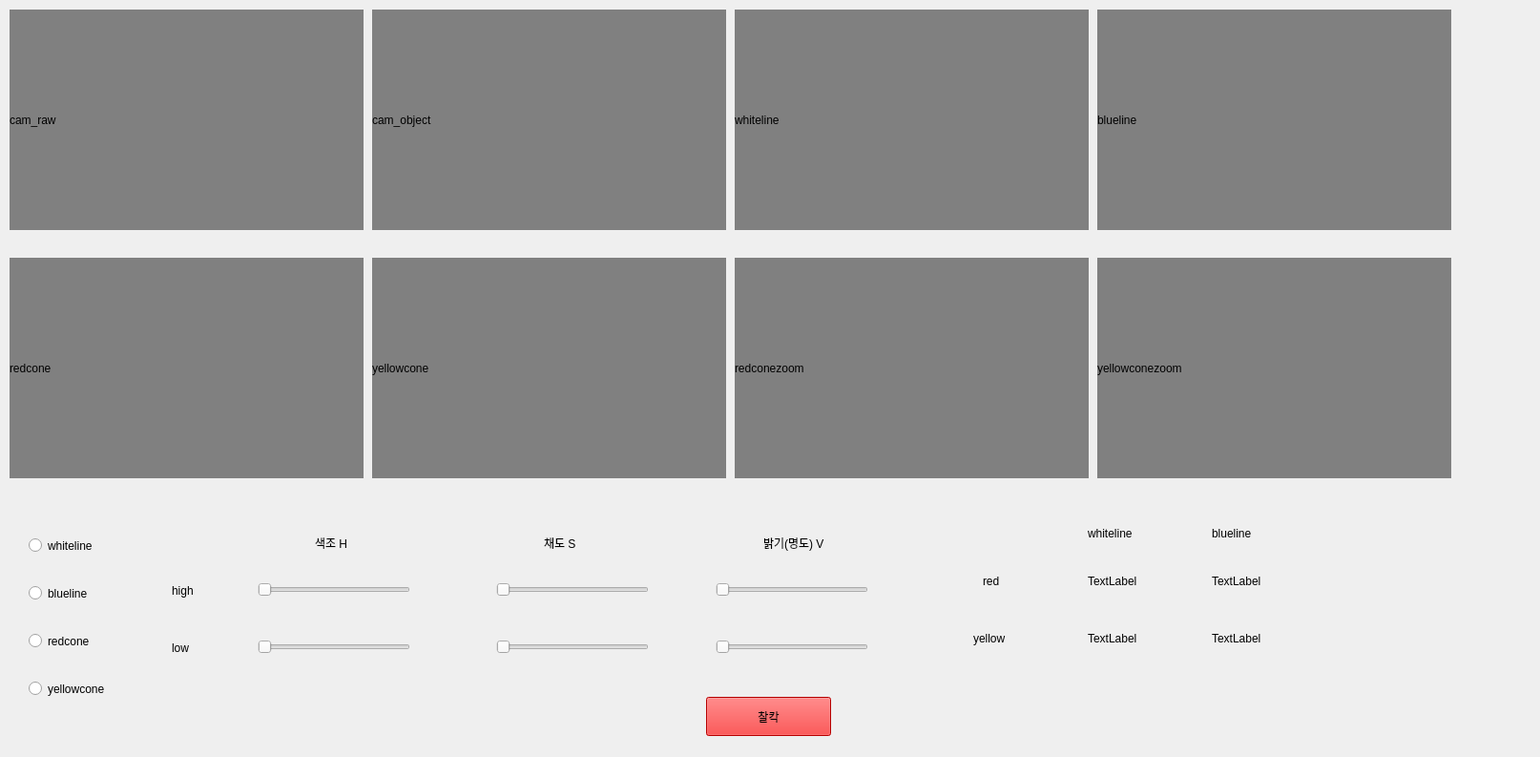
<?xml version="1.0" encoding="UTF-8"?>
<ui version="4.0">
 <class>MainWindowDesign</class>
 <widget class="QMainWindow" name="MainWindowDesign">
  <property name="geometry">
   <rect>
    <x>0</x>
    <y>0</y>
    <width>1614</width>
    <height>793</height>
   </rect>
  </property>
  <property name="windowTitle">
   <string>QRosApp</string>
  </property>
  <property name="windowIcon">
   <iconset resource="../resources/images.qrc">
    <normaloff>:/images/icon.png</normaloff>:/images/icon.png</iconset>
  </property>
  <property name="locale">
   <locale language="English" country="Australia"/>
  </property>
  <widget class="QWidget" name="centralwidget">
   <widget class="QLabel" name="cam_object">
    <property name="geometry">
     <rect>
      <x>390</x>
      <y>10</y>
      <width>371</width>
      <height>231</height>
     </rect>
    </property>
    <property name="styleSheet">
     <string notr="true">QLabel { background-color: grey; }</string>
    </property>
    <property name="text">
     <string>cam_object</string>
    </property>
   </widget>
   <widget class="QLabel" name="whiteline">
    <property name="geometry">
     <rect>
      <x>770</x>
      <y>10</y>
      <width>371</width>
      <height>231</height>
     </rect>
    </property>
    <property name="styleSheet">
     <string notr="true">QLabel { background-color: grey; }</string>
    </property>
    <property name="text">
     <string>whiteline</string>
    </property>
   </widget>
   <widget class="QLabel" name="cam_raw">
    <property name="geometry">
     <rect>
      <x>10</x>
      <y>10</y>
      <width>371</width>
      <height>231</height>
     </rect>
    </property>
    <property name="styleSheet">
     <string notr="true">QLabel { background-color: grey; }</string>
    </property>
    <property name="text">
     <string>cam_raw</string>
    </property>
   </widget>
   <widget class="QLabel" name="redcone">
    <property name="geometry">
     <rect>
      <x>10</x>
      <y>270</y>
      <width>371</width>
      <height>231</height>
     </rect>
    </property>
    <property name="styleSheet">
     <string notr="true">QLabel { background-color: grey; }</string>
    </property>
    <property name="text">
     <string>redcone</string>
    </property>
   </widget>
   <widget class="QLabel" name="yellowcone">
    <property name="geometry">
     <rect>
      <x>390</x>
      <y>270</y>
      <width>371</width>
      <height>231</height>
     </rect>
    </property>
    <property name="styleSheet">
     <string notr="true">QLabel { background-color: grey; }</string>
    </property>
    <property name="text">
     <string>yellowcone</string>
    </property>
   </widget>
   <widget class="QLabel" name="redconezoom">
    <property name="geometry">
     <rect>
      <x>770</x>
      <y>270</y>
      <width>371</width>
      <height>231</height>
     </rect>
    </property>
    <property name="styleSheet">
     <string notr="true">QLabel { background-color: grey; }</string>
    </property>
    <property name="text">
     <string>redconezoom</string>
    </property>
   </widget>
   <widget class="QLabel" name="blueline">
    <property name="geometry">
     <rect>
      <x>1150</x>
      <y>10</y>
      <width>371</width>
      <height>231</height>
     </rect>
    </property>
    <property name="styleSheet">
     <string notr="true">QLabel { background-color: grey; }</string>
    </property>
    <property name="text">
     <string>blueline</string>
    </property>
   </widget>
   <widget class="QLabel" name="yellowconezoom">
    <property name="geometry">
     <rect>
      <x>1150</x>
      <y>270</y>
      <width>371</width>
      <height>231</height>
     </rect>
    </property>
    <property name="styleSheet">
     <string notr="true">QLabel { background-color: grey; }</string>
    </property>
    <property name="text">
     <string>yellowconezoom</string>
    </property>
   </widget>
   <widget class="QRadioButton" name="btnwhiteline">
    <property name="geometry">
     <rect>
      <x>30</x>
      <y>560</y>
      <width>112</width>
      <height>23</height>
     </rect>
    </property>
    <property name="text">
     <string>whiteline</string>
    </property>
   </widget>
   <widget class="QRadioButton" name="btnblueline">
    <property name="geometry">
     <rect>
      <x>30</x>
      <y>610</y>
      <width>112</width>
      <height>23</height>
     </rect>
    </property>
    <property name="text">
     <string>blueline</string>
    </property>
   </widget>
   <widget class="QRadioButton" name="btnredcone">
    <property name="geometry">
     <rect>
      <x>30</x>
      <y>660</y>
      <width>112</width>
      <height>23</height>
     </rect>
    </property>
    <property name="text">
     <string>redcone</string>
    </property>
   </widget>
   <widget class="QRadioButton" name="btnyellowcone">
    <property name="geometry">
     <rect>
      <x>30</x>
      <y>710</y>
      <width>112</width>
      <height>23</height>
     </rect>
    </property>
    <property name="text">
     <string>yellowcone</string>
    </property>
   </widget>
   <widget class="QSlider" name="hhighslider">
    <property name="geometry">
     <rect>
      <x>270</x>
      <y>610</y>
      <width>160</width>
      <height>16</height>
     </rect>
    </property>
    <property name="orientation">
     <enum>Qt::Horizontal</enum>
    </property>
   </widget>
   <widget class="QSlider" name="hlowslider">
    <property name="geometry">
     <rect>
      <x>270</x>
      <y>670</y>
      <width>160</width>
      <height>16</height>
     </rect>
    </property>
    <property name="orientation">
     <enum>Qt::Horizontal</enum>
    </property>
   </widget>
   <widget class="QSlider" name="shighslider">
    <property name="geometry">
     <rect>
      <x>520</x>
      <y>610</y>
      <width>160</width>
      <height>16</height>
     </rect>
    </property>
    <property name="orientation">
     <enum>Qt::Horizontal</enum>
    </property>
   </widget>
   <widget class="QSlider" name="slowslider">
    <property name="geometry">
     <rect>
      <x>520</x>
      <y>670</y>
      <width>160</width>
      <height>16</height>
     </rect>
    </property>
    <property name="orientation">
     <enum>Qt::Horizontal</enum>
    </property>
   </widget>
   <widget class="QSlider" name="vhighslider">
    <property name="geometry">
     <rect>
      <x>750</x>
      <y>610</y>
      <width>160</width>
      <height>16</height>
     </rect>
    </property>
    <property name="orientation">
     <enum>Qt::Horizontal</enum>
    </property>
   </widget>
   <widget class="QSlider" name="vlowslider">
    <property name="geometry">
     <rect>
      <x>750</x>
      <y>670</y>
      <width>160</width>
      <height>16</height>
     </rect>
    </property>
    <property name="orientation">
     <enum>Qt::Horizontal</enum>
    </property>
   </widget>
   <widget class="QLabel" name="label">
    <property name="geometry">
     <rect>
      <x>330</x>
      <y>560</y>
      <width>67</width>
      <height>17</height>
     </rect>
    </property>
    <property name="text">
     <string>색조 H</string>
    </property>
   </widget>
   <widget class="QLabel" name="label_2">
    <property name="geometry">
     <rect>
      <x>570</x>
      <y>560</y>
      <width>67</width>
      <height>17</height>
     </rect>
    </property>
    <property name="text">
     <string>채도 S</string>
    </property>
   </widget>
   <widget class="QLabel" name="label_11">
    <property name="geometry">
     <rect>
      <x>800</x>
      <y>560</y>
      <width>91</width>
      <height>17</height>
     </rect>
    </property>
    <property name="text">
     <string>밝기(명도) V</string>
    </property>
   </widget>
   <widget class="QLabel" name="label_12">
    <property name="geometry">
     <rect>
      <x>1030</x>
      <y>600</y>
      <width>67</width>
      <height>17</height>
     </rect>
    </property>
    <property name="text">
     <string>red</string>
    </property>
   </widget>
   <widget class="QLabel" name="label_13">
    <property name="geometry">
     <rect>
      <x>1020</x>
      <y>660</y>
      <width>67</width>
      <height>17</height>
     </rect>
    </property>
    <property name="text">
     <string>yellow</string>
    </property>
   </widget>
   <widget class="QLabel" name="whitlelineredstatus">
    <property name="geometry">
     <rect>
      <x>1140</x>
      <y>600</y>
      <width>67</width>
      <height>17</height>
     </rect>
    </property>
    <property name="text">
     <string>TextLabel</string>
    </property>
   </widget>
   <widget class="QLabel" name="whitelineyellowstatus">
    <property name="geometry">
     <rect>
      <x>1140</x>
      <y>660</y>
      <width>67</width>
      <height>17</height>
     </rect>
    </property>
    <property name="text">
     <string>TextLabel</string>
    </property>
   </widget>
   <widget class="QLabel" name="bluelineredstatus">
    <property name="geometry">
     <rect>
      <x>1270</x>
      <y>600</y>
      <width>67</width>
      <height>17</height>
     </rect>
    </property>
    <property name="text">
     <string>TextLabel</string>
    </property>
   </widget>
   <widget class="QLabel" name="bluelineyellowstatus">
    <property name="geometry">
     <rect>
      <x>1270</x>
      <y>660</y>
      <width>67</width>
      <height>17</height>
     </rect>
    </property>
    <property name="text">
     <string>TextLabel</string>
    </property>
   </widget>
   <widget class="QLabel" name="label_18">
    <property name="geometry">
     <rect>
      <x>1140</x>
      <y>550</y>
      <width>67</width>
      <height>17</height>
     </rect>
    </property>
    <property name="text">
     <string>whiteline</string>
    </property>
   </widget>
   <widget class="QLabel" name="label_19">
    <property name="geometry">
     <rect>
      <x>1270</x>
      <y>550</y>
      <width>67</width>
      <height>17</height>
     </rect>
    </property>
    <property name="text">
     <string>blueline</string>
    </property>
   </widget>
   <widget class="QPushButton" name="btncapture">
    <property name="geometry">
     <rect>
      <x>740</x>
      <y>730</y>
      <width>131</width>
      <height>41</height>
     </rect>
    </property>
    <property name="styleSheet">
     <string notr="true">background-color: red;</string>
    </property>
    <property name="text">
     <string>찰칵</string>
    </property>
   </widget>
   <widget class="QLabel" name="label_3">
    <property name="geometry">
     <rect>
      <x>180</x>
      <y>610</y>
      <width>67</width>
      <height>17</height>
     </rect>
    </property>
    <property name="text">
     <string>high</string>
    </property>
   </widget>
   <widget class="QLabel" name="label_4">
    <property name="geometry">
     <rect>
      <x>180</x>
      <y>670</y>
      <width>67</width>
      <height>17</height>
     </rect>
    </property>
    <property name="text">
     <string>low</string>
    </property>
   </widget>
  </widget>
  <action name="action_Quit">
   <property name="text">
    <string>&amp;Quit</string>
   </property>
   <property name="shortcut">
    <string>Ctrl+Q</string>
   </property>
   <property name="shortcutContext">
    <enum>Qt::ApplicationShortcut</enum>
   </property>
  </action>
  <action name="action_Preferences">
   <property name="text">
    <string>&amp;Preferences</string>
   </property>
  </action>
  <action name="actionAbout">
   <property name="text">
    <string>&amp;About</string>
   </property>
  </action>
  <action name="actionAbout_Qt">
   <property name="text">
    <string>About &amp;Qt</string>
   </property>
  </action>
 </widget>
 <resources>
  <include location="../resources/images.qrc"/>
 </resources>
 <connections>
  <connection>
   <sender>action_Quit</sender>
   <signal>triggered()</signal>
   <receiver>MainWindowDesign</receiver>
   <slot>close()</slot>
   <hints>
    <hint type="sourcelabel">
     <x>-1</x>
     <y>-1</y>
    </hint>
    <hint type="destinationlabel">
     <x>399</x>
     <y>299</y>
    </hint>
   </hints>
  </connection>
 </connections>
</ui>
